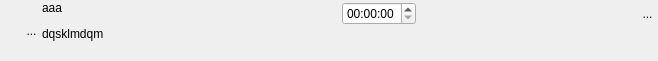
<?xml version="1.0" encoding="UTF-8"?>
<ui version="4.0">
 <class>WidgetHeure</class>
 <widget class="QWidget" name="WidgetHeure">
  <property name="geometry">
   <rect>
    <x>0</x>
    <y>0</y>
    <width>658</width>
    <height>61</height>
   </rect>
  </property>
  <property name="sizePolicy">
   <sizepolicy hsizetype="Preferred" vsizetype="Minimum">
    <horstretch>0</horstretch>
    <verstretch>0</verstretch>
   </sizepolicy>
  </property>
  <property name="minimumSize">
   <size>
    <width>0</width>
    <height>0</height>
   </size>
  </property>
  <property name="windowTitle">
   <string>Form</string>
  </property>
  <layout class="QHBoxLayout" name="horizontalLayout_3">
   <property name="spacing">
    <number>0</number>
   </property>
   <property name="leftMargin">
    <number>0</number>
   </property>
   <property name="topMargin">
    <number>1</number>
   </property>
   <property name="rightMargin">
    <number>0</number>
   </property>
   <property name="bottomMargin">
    <number>0</number>
   </property>
   <item>
    <layout class="QHBoxLayout" name="horizontalLayout">
     <property name="spacing">
      <number>0</number>
     </property>
     <property name="sizeConstraint">
      <enum>QLayout::SetFixedSize</enum>
     </property>
     <item>
      <spacer name="horizontalSpacer_3">
       <property name="orientation">
        <enum>Qt::Horizontal</enum>
       </property>
       <property name="sizeType">
        <enum>QSizePolicy::Fixed</enum>
       </property>
       <property name="sizeHint" stdset="0">
        <size>
         <width>21</width>
         <height>20</height>
        </size>
       </property>
      </spacer>
     </item>
     <item>
      <widget class="MonBoutonValide" name="RBValide">
       <property name="minimumSize">
        <size>
         <width>21</width>
         <height>25</height>
        </size>
       </property>
       <property name="maximumSize">
        <size>
         <width>21</width>
         <height>25</height>
        </size>
       </property>
       <property name="focusPolicy">
        <enum>Qt::ClickFocus</enum>
       </property>
       <property name="toolTip">
        <string>Affiche le rapport de validation du mot-clef</string>
       </property>
       <property name="styleSheet">
        <string notr="true">border : 0px</string>
       </property>
       <property name="text">
        <string>...</string>
       </property>
       <property name="icon">
        <iconset>
         <normaloff>../Editeur/icons/ast-green-ball.png</normaloff>../Editeur/icons/ast-green-ball.png</iconset>
       </property>
       <property name="iconSize">
        <size>
         <width>25</width>
         <height>25</height>
        </size>
       </property>
      </widget>
     </item>
    </layout>
   </item>
   <item>
    <widget class="MonLabelClic" name="label">
     <property name="sizePolicy">
      <sizepolicy hsizetype="Fixed" vsizetype="Preferred">
       <horstretch>0</horstretch>
       <verstretch>0</verstretch>
      </sizepolicy>
     </property>
     <property name="minimumSize">
      <size>
       <width>300</width>
       <height>25</height>
      </size>
     </property>
     <property name="maximumSize">
      <size>
       <width>178</width>
       <height>16777215</height>
      </size>
     </property>
     <property name="frameShape">
      <enum>QFrame::NoFrame</enum>
     </property>
     <property name="text">
      <string>&lt;html&gt;&lt;head/&gt;&lt;body&gt;&lt;p&gt;aaa&lt;/p&gt;&lt;p&gt;dqsklmdqm&lt;/p&gt;&lt;/body&gt;&lt;/html&gt;</string>
     </property>
     <property name="scaledContents">
      <bool>false</bool>
     </property>
     <property name="alignment">
      <set>Qt::AlignLeading|Qt::AlignLeft|Qt::AlignTop</set>
     </property>
    </widget>
   </item>
   <item>
    <widget class="QLabel" name="label_2">
     <property name="text">
      <string>&lt;html&gt;&lt;head/&gt;&lt;body&gt;&lt;p&gt;&lt;br/&gt;&lt;/p&gt;&lt;/body&gt;&lt;/html&gt;</string>
     </property>
    </widget>
   </item>
   <item>
    <layout class="QVBoxLayout" name="verticalLayout">
     <item>
      <layout class="QHBoxLayout" name="horizontalLayout_2">
       <item>
        <spacer name="horizontalSpacer_2">
         <property name="orientation">
          <enum>Qt::Horizontal</enum>
         </property>
         <property name="sizeType">
          <enum>QSizePolicy::Preferred</enum>
         </property>
         <property name="sizeHint" stdset="0">
          <size>
           <width>17</width>
           <height>17</height>
          </size>
         </property>
        </spacer>
       </item>
       <item>
        <widget class="QTimeEdit" name="timeEdit"/>
       </item>
       <item>
        <spacer name="horizontalSpacer_4">
         <property name="orientation">
          <enum>Qt::Horizontal</enum>
         </property>
         <property name="sizeHint" stdset="0">
          <size>
           <width>454</width>
           <height>20</height>
          </size>
         </property>
        </spacer>
       </item>
       <item>
        <widget class="QToolButton" name="RBPoubelle">
         <property name="minimumSize">
          <size>
           <width>21</width>
           <height>25</height>
          </size>
         </property>
         <property name="maximumSize">
          <size>
           <width>21</width>
           <height>25</height>
          </size>
         </property>
         <property name="focusPolicy">
          <enum>Qt::ClickFocus</enum>
         </property>
         <property name="toolTip">
          <string>Détruit le mot-clef</string>
         </property>
         <property name="styleSheet">
          <string notr="true">border : 0px</string>
         </property>
         <property name="text">
          <string>...</string>
         </property>
         <property name="icon">
          <iconset>
           <normaloff>../Editeur/icons/deleteRond.png</normaloff>../Editeur/icons/deleteRond.png</iconset>
         </property>
         <property name="iconSize">
          <size>
           <width>25</width>
           <height>25</height>
          </size>
         </property>
        </widget>
       </item>
      </layout>
     </item>
     <item>
      <spacer name="verticalSpacer">
       <property name="orientation">
        <enum>Qt::Vertical</enum>
       </property>
       <property name="sizeHint" stdset="0">
        <size>
         <width>20</width>
         <height>3</height>
        </size>
       </property>
      </spacer>
     </item>
    </layout>
   </item>
  </layout>
 </widget>
 <customwidgets>
  <customwidget>
   <class>MonBoutonValide</class>
   <extends>QToolButton</extends>
   <header>InterfaceGUI.QT5.monBoutonValide.h</header>
  </customwidget>
  <customwidget>
   <class>MonLabelClic</class>
   <extends>QLabel</extends>
   <header>InterfaceGUI.QT5.monLabelClic.h</header>
  </customwidget>
 </customwidgets>
 <resources/>
 <connections/>
</ui>
